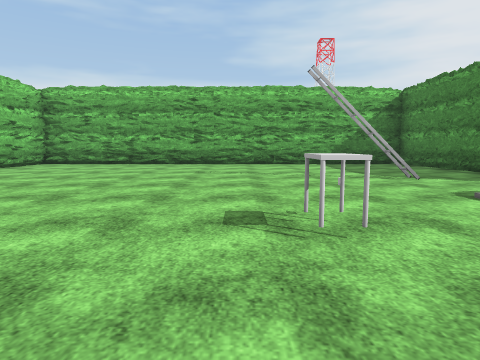
View 1 (above)

24 first-person views from a walk through a 3-D level made in the Unity game engine. The camera is 1.2 m above the floor, tilts 6° down and sees 75° across. The floor is counted in squares, 2.4 m on a side. Each view is taken from the middle of a square. On the plan, view 1 faces up. The plan holds only what a view shows up to about 9 squares ahead; the rest is blank. The player character is not drawn. Some surface patterns are stand-ins.

View 2
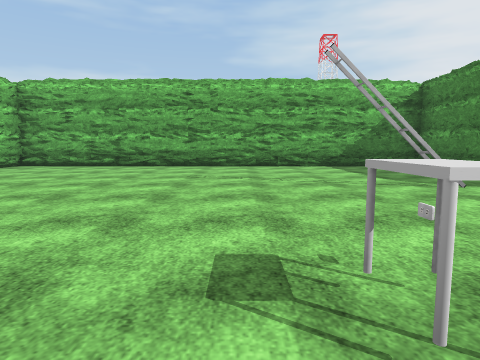

View 3
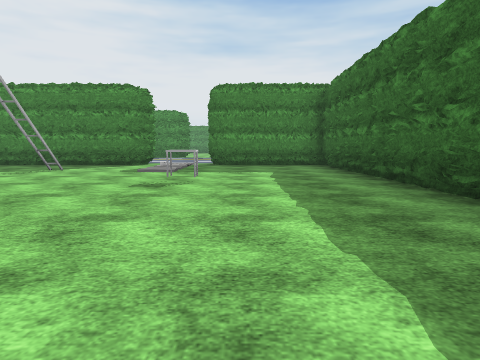

View 4
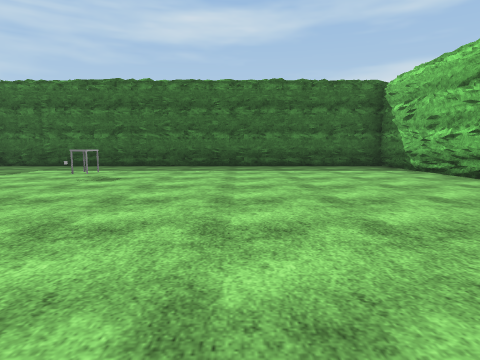

View 5
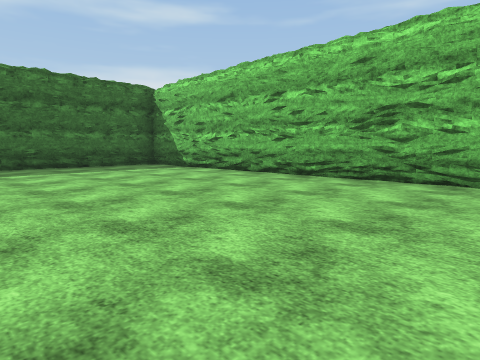

View 6
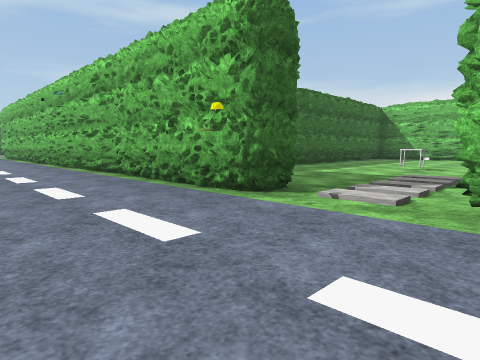

View 7
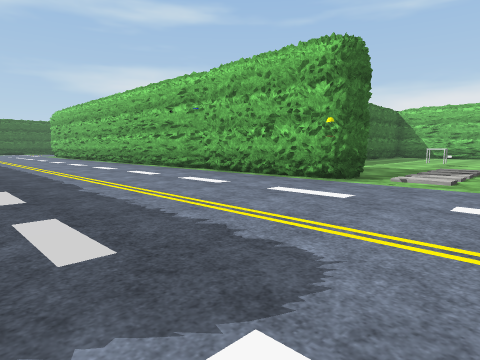

View 8
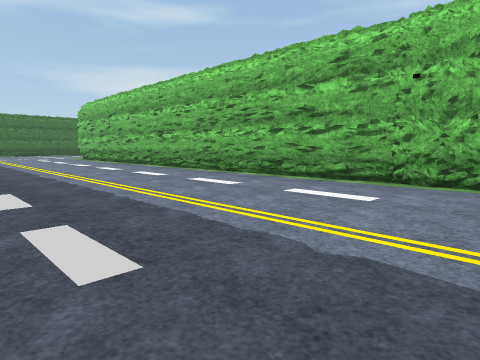

View 9
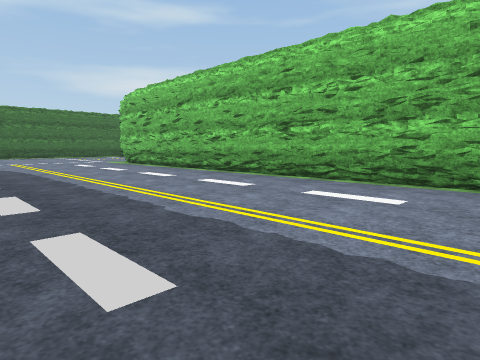

View 10
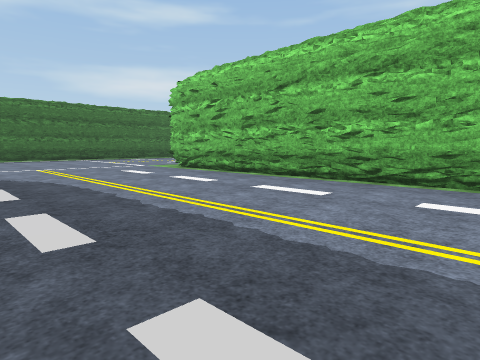

View 11
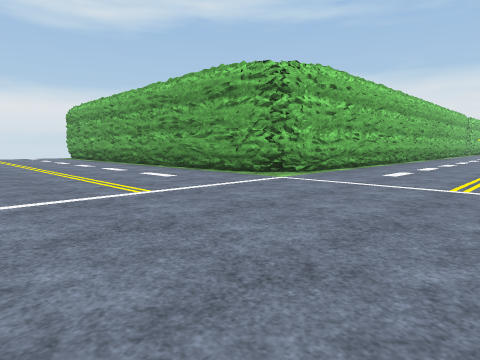

View 12
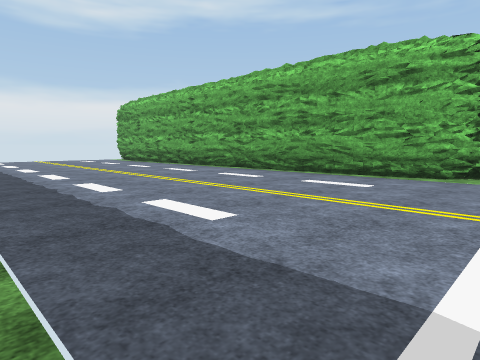

View 13
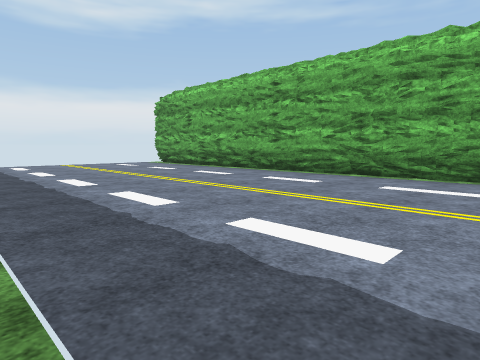

View 14
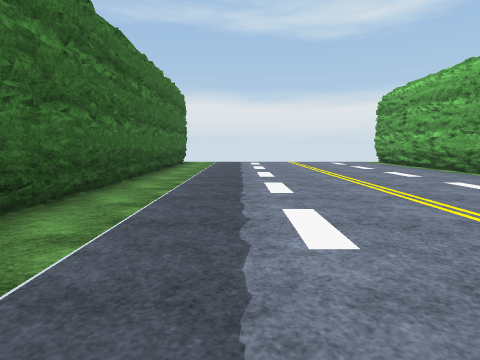

View 15
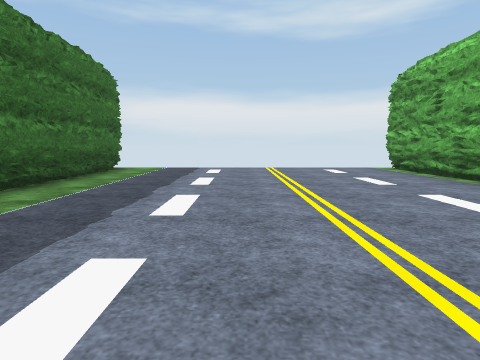

View 16
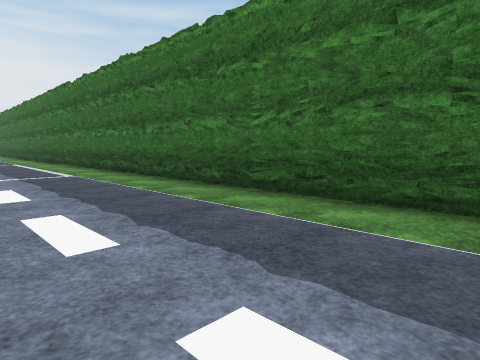

View 17
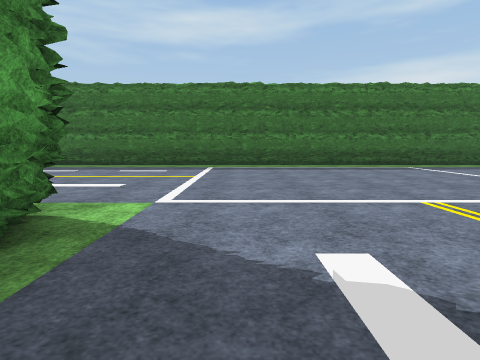

View 18
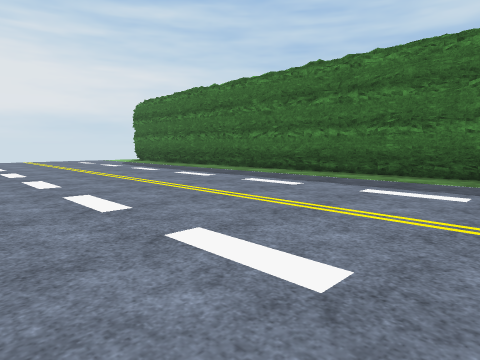

View 19
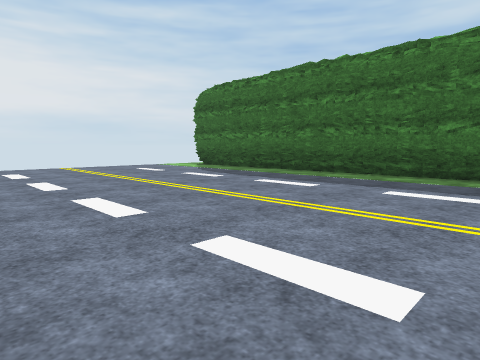

View 20
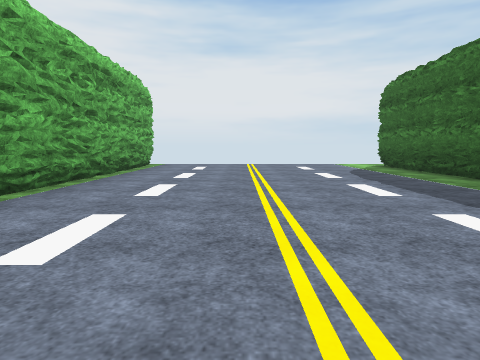

View 21
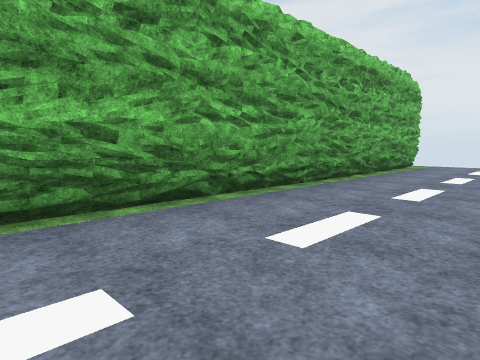

View 22
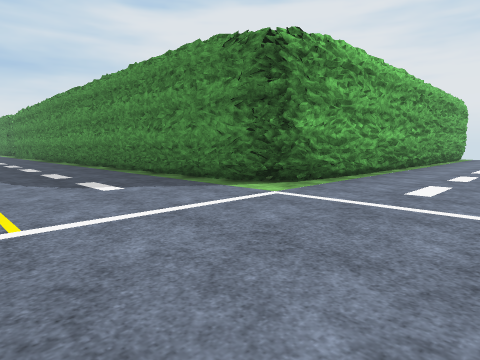

View 23
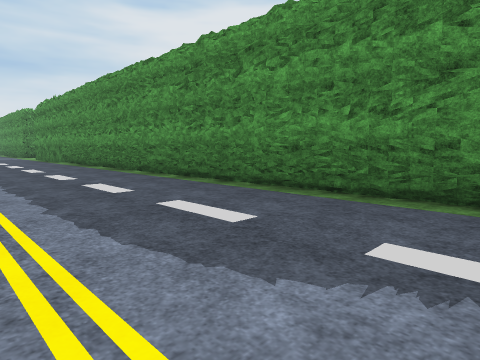

View 24
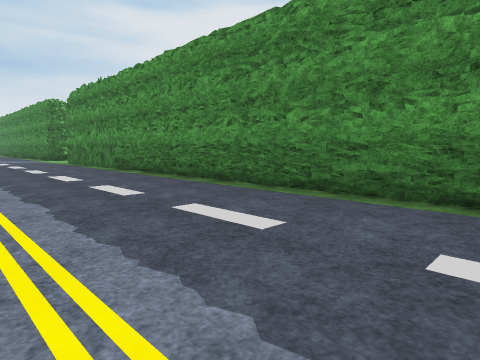

### Floor plan
Key: @ floor where view 1 was taken; # wall or solid block; . floor; O other object.
Columns run from 7 left of view 1 to 23 right of it. Each row starts with its distance up from view 1.
  9  ############
  8  #..........#
  7  #..........#
  6  #..........#
  5  #.......O..#
  4  #..........#.....
  3  #................
  2  #......O...#O....
  1  #..........#.....#
  0  #.....@....#.....#
 -1  #.####.....#.....#
 -2  ###  #######.....#
 -3             #.....#
 -4             #.....#
 -5             #.....#
 -6             #.....#
 -7             #.....#
 -8             #.....#
 -9             #.....#
-10             #.....#
-11             #.....#
-12             #.....#
-13             #.....##
-14 #############......############
-15  ..............................
-16  ..............................
-17  ..............................
-18  ..............................
-19  ..............................
-20  ..............................
-21 ###############################

Where each view was taken, in squares from view 1:
view 1: 0 up, 0 right, facing up
view 2: 1 up, 0 right, facing up
view 3: 1 up, 4 left, facing right
view 4: 7 up, 2 left, facing down
view 5: 7 up, 1 left, facing down-left
view 6: 4 up, 8 right, facing down-left
view 7: 4 up, 10 right, facing down-left
view 8: 0 up, 10 right, facing down-left
view 9: 4 down, 10 right, facing down-left
view 10: 7 down, 10 right, facing down-left
view 11: 19 down, 9 right, facing up-left
view 12: 20 down, 6 right, facing up-left
view 13: 20 down, 3 right, facing up-left
view 14: 19 down, 4 right, facing left
view 15: 18 down, 1 right, facing left
view 16: 18 down, 0 right, facing down-right
view 17: 12 down, 10 right, facing down
view 18: 15 down, 11 right, facing down-right
view 19: 15 down, 15 right, facing down-right
view 20: 17 down, 14 right, facing right
view 21: 17 down, 14 right, facing up-right
view 22: 17 down, 8 right, facing up-right
view 23: 13 down, 8 right, facing up-right
view 24: 9 down, 8 right, facing up-right
